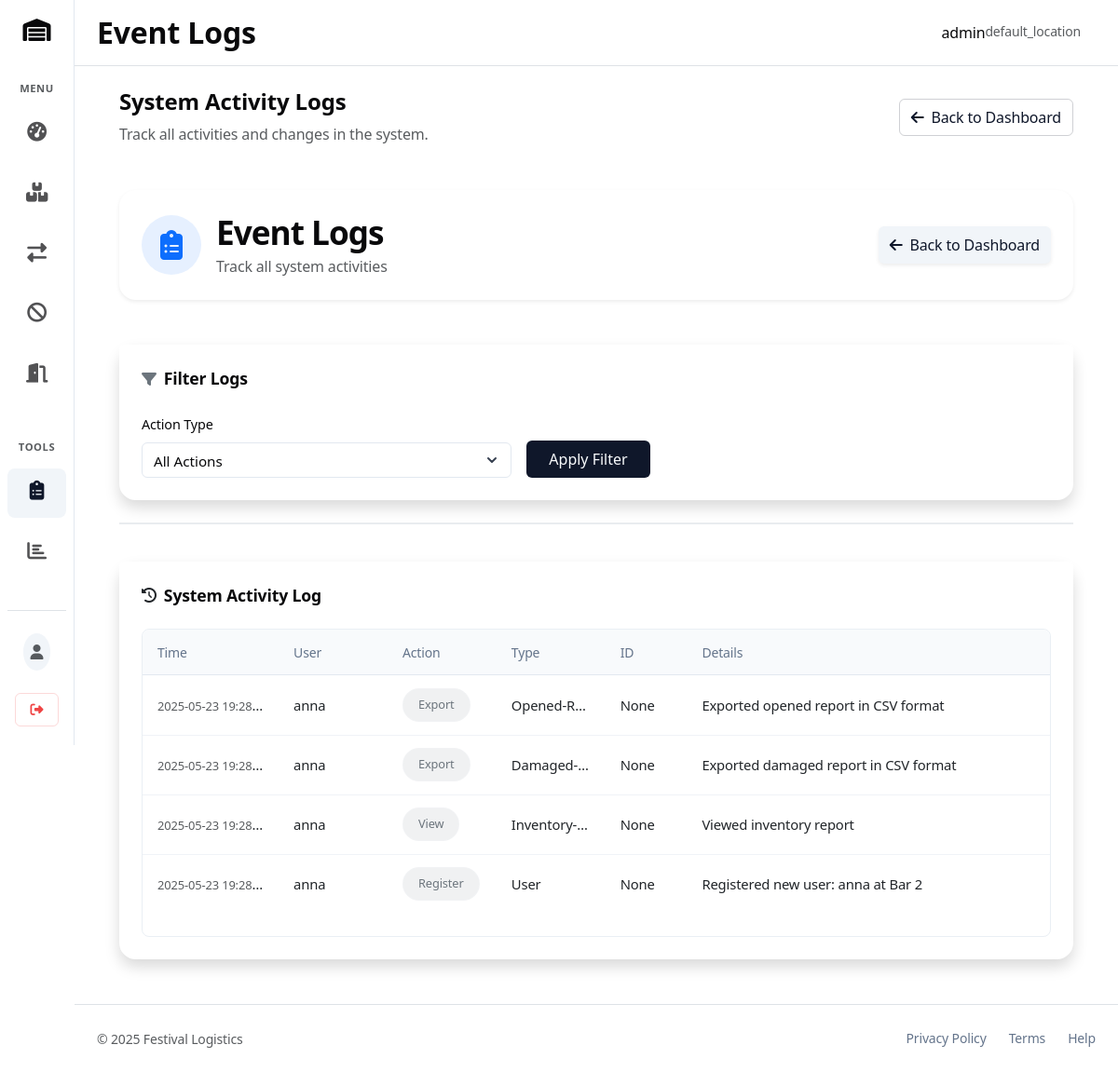
Page /event-logs (signed in) on the committed database.
### tables this page shows
CREATE TABLE users (
                    id INTEGER PRIMARY KEY AUTOINCREMENT,
                    username TEXT UNIQUE NOT NULL,
                    password TEXT NOT NULL,
                    location_name TEXT NOT NULL,
                    created_at DATETIME DEFAULT CURRENT_TIMESTAMP
                );

CREATE TABLE event_logs (
                    id INTEGER PRIMARY KEY AUTOINCREMENT,
                    user_id INTEGER NOT NULL,
                    username TEXT NOT NULL,
                    action_type TEXT NOT NULL,
                    entity_type TEXT NOT NULL,
                    item_id INTEGER,
                    details TEXT,
                    timestamp DATETIME DEFAULT CURRENT_TIMESTAMP,
                    FOREIGN KEY (user_id) REFERENCES users(id)
                );

### routes.py (the view)
    @app.route('/event-logs')
    @login_required
    def event_logs():
        logs = []
        action_filter = request.args.get('action', '')
        action_types = []
        try:
            with get_db() as conn:
                cursor = conn.cursor()
                cursor.execute("SELECT name FROM sqlite_master WHERE type='table' AND name='event_logs'")
                if not cursor.fetchone():
                    flash("Event logs table doesn't exist yet. No logs available.", "warning")
                    return render_template('event_logs.html', logs=[], action_filter='', action_types=[])
                try:
                    cursor.execute("SELECT DISTINCT action_type FROM event_logs ORDER BY action_type")
                    action_types = [row['action_type'] for row in cursor.fetchall()]
                except Exception:
                    pass
                if action_filter:
                    cursor.execute("""
                        SELECT id, username, action_type, entity_type, item_id, details, timestamp
                        FROM event_logs
                        WHERE action_type = ?
                        ORDER BY timestamp DESC
                        LIMIT 200
                    """, (action_filter,))
                else:
                    cursor.execute("""
                        SELECT id, username, action_type, entity_type, item_id, details, timestamp
                        FROM event_logs
                        ORDER BY timestamp DESC
                        LIMIT 200
                    """)
                logs = cursor.fetchall()
                app.logger.info(f"Retrieved {len(logs)} event logs" +
                              (f" with filter '{action_filter}'" if action_filter else ""))
        except Exception as e:
            app.logger.error(f"Error fetching event logs: {str(e)}", exc_info=True)
            flash("Could not load event logs: " + str(e), "error")
        return render_template('event_logs.html', logs=logs, action_filter=action_filter, action_types=action_types)

### templates/event_logs.html (shortened to what this page needs)
{% extends "base.html" %}
{% block page_header_title %}
<h2 class="fw-semibold m-0" style="color: hsl(var(--foreground));">Event Logs</h2>
{% endblock %}
{% block content %}
<div class="container-fluid px-2 px-md-4 mx-auto" style="max-width: 1200px;">
    <div class="d-flex flex-column flex-md-row justify-content-between align-items-start align-items-md-center mb-5">
        <div>
            <h2 class="fw-semibold fs-4 mb-2">System Activity Logs</h2>
            <p class="text-muted m-0">Track all activities and changes in the system.</p>
        </div>
        <div class="mt-3 mt-md-0">
            <a href="{{ url_for('dashboard') }}" class="btn btn-outline-secondary d-inline-flex align-items-center gap-2">
                <i class="fas fa-arrow-left"></i> <span>Back to Dashboard</span>
            </a>
        </div>
    </div>
    <div class="card border-0 shadow-sm mb-5 card-hover">
        <div class="card-body p-4">
            <div class="row">
                <div class="col-md-8">
                    <div class="d-flex align-items-center gap-3">
                        <div class="bg-primary bg-opacity-10 rounded-circle p-3 d-flex align-items-center justify-content-center" style="width:64px;height:64px;">
                            <i class="fas fa-clipboard-list text-primary fs-2"></i>
                        </div>
                        <div>
                            <h1 class="fw-bold mb-1" style="font-size:2.2rem; letter-spacing:-1px;">Event Logs</h1>
                            <div class="text-muted">Track all system activities</div>
                        </div>
                    </div>
                </div>
                <div class="col-md-4 d-flex align-items-center justify-content-md-end mt-3 mt-md-0">
                    <a href="{{ url_for('dashboard') }}" class="btn btn-secondary shadow-sm d-inline-flex align-items-center gap-2">
                        <i class="fas fa-arrow-left"></i> <span>Back to Dashboard</span>
                    </a>
                </div>
            </div>
        </div>
    </div>
    <div class="card border-0 shadow mb-4 card-hover rounded-4">
        <div class="card-header bg-white border-0 pb-0 d-flex align-items-center p-4">
            <i class="fas fa-filter text-secondary me-2"></i>
            <h5 class="card-title mb-0 fw-semibold">Filter Logs</h5>
        </div>
        <div class="card-body">
            <form method="get" action="{{ url_for('event_logs') }}" class="row g-3 align-items-end">
                <div class="col-md-5">
                    <label for="action" class="form-label">Action Type</label>
                    <select class="form-select" id="action" name="action">
                        <option value="" {% if not action_filter %}selected{% endif %}>All Actions</option>
                    </select>
                </div>
                <div class="col-md-7">
                    <div class="d-flex">
                        <button type="submit" class="btn btn-primary px-4">Apply Filter</button>
                    </div>
                </div>
            </form>
        </div>
    </div>
    <div class="my-4 py-2 border-top border-2 border-light-subtle"></div>
    <div class="card border-0 shadow mb-4 card-hover rounded-4">
        <div class="card-header bg-white border-0 pb-0 d-flex align-items-center justify-content-between p-4">
            <div class="d-flex align-items-center">
                <i class="fas fa-history text-dark me-2"></i>
                <h5 class="card-title mb-0 fw-semibold">System Activity Log</h5>
            </div>
        </div>
        <div class="card-body">
            {% if logs %}                <div class="table-responsive">                    <table class="table table-hover align-middle">
                        <thead class="table-light">
                            <tr>
                                <th style="width: 15%">Time</th>
                                <th style="width: 12%">User</th>
                                <th style="width: 12%">Action</th>
                                <th style="width: 12%">Type</th>
                                <th style="width: 9%">ID</th>
                                <th style="width: 40%">Details</th>
                            </tr>
                        </thead>
                        <tbody>
                            {% for log in logs %}                            <tr class="event-row">
                                <td><span class="small text-muted">{{ log.timestamp }}</span></td>
                                <td><span class="fw-medium">{{ log.username }}</span></td>
                                <td>
                                    <span class="badge rounded-pill
                                        {% if log.action_type == 'delete' %}bg-danger bg-opacity-10 text-danger
                                        {% elif log.action_type == 'create' %}bg-success bg-opacity-10 text-success
                                        {% elif log.action_type == 'update' %}bg-primary bg-opacity-10 text-primary
                                        {% elif log.action_type == 'increase' %}bg-info bg-opacity-10 text-info
                                        {% elif log.action_type == 'reduce' %}bg-warning bg-opacity-10 text-warning
                                        {% elif log.action_type == 'transfer' %}bg-secondary bg-opacity-10 text-secondary
                                        {% else %}bg-secondary bg-opacity-10 text-secondary
                                        {% endif %} px-3 py-2">
                                        {{ log.action_type|title }}
                                    </span>
                                </td>
                                <td>{{ log.entity_type|title }}</td>
                                <td>{{ log.item_id }}</td>
                                <td>{{ log.details }}</td>
                            </tr>
                            {% endfor %}
                        </tbody>
                    </table>
                </div>            {% endif %}
        </div>
    </div>
</div>
{% endblock %}

### templates/base.html (shortened to what this page needs)
<!DOCTYPE html>
<html lang="en">
<head>    <meta charset="UTF-8">
    <link href="https://cdn.jsdelivr.net/npm/bootstrap@5.3.0/dist/css/bootstrap.min.css" rel="stylesheet">
    <link href="https://cdnjs.cloudflare.com/ajax/libs/font-awesome/6.5.1/css/all.min.css" rel="stylesheet">
</head>
<body>
    <div class="d-flex" style="min-height: 100vh;">
        <nav class="sidebar d-flex flex-column" style="width: 80px; min-height: 100vh;">
            <div class="mb-4 text-center">
                <a class="navbar-brand fs-4 d-flex justify-content-center" href="{{ url_for('dashboard') if current_user.is_authenticated else url_for('login') }}" style="color: hsl(var(--foreground))">
                    <i class="fas fa-warehouse"></i>
                </a>
            </div>
            {% if current_user.is_authenticated %}
            <div class="mb-4">
                <h6 class="text-uppercase text-muted small fw-semibold mb-3">Menu</h6>
                <ul class="nav flex-column gap-2 mb-3">
                    <li class="nav-item">
                        <a class="nav-link w-100 text-center {% if request.endpoint == 'dashboard' %}active{% endif %}" href="{{ url_for('dashboard') }}" title="Dashboard">
                            <i class="fas fa-gauge-high"></i>
                        </a>
                    </li>
                    <li class="nav-item">
                        <a class="nav-link w-100 text-center {% if request.endpoint == 'inventory' %}active{% endif %}" href="{{ url_for('inventory') }}" title="Inventory">
                            <i class="fas fa-boxes-stacked"></i>
                        </a>
                    </li>
                    <li class="nav-item">
                        <a class="nav-link w-100 text-center {% if request.endpoint == 'transfers' %}active{% endif %}" href="{{ url_for('transfers') }}" title="Transfers">
                            <i class="fas fa-exchange-alt"></i>
                        </a>
                    </li>
                    <li class="nav-item">
                        <a class="nav-link w-100 text-center {% if request.endpoint == 'damaged_items' %}active{% endif %}" href="{{ url_for('damaged_items') }}" title="Ødelagte produkter">
                            <i class="fas fa-ban"></i>
                        </a>
                    </li>
                    <li class="nav-item">
                        <a class="nav-link w-100 text-center {% if request.endpoint == 'opened_items' %}active{% endif %}" href="{{ url_for('opened_items') }}" title="Anbrud">
                            <i class="fas fa-door-open"></i>
                        </a>
                    </li>
                </ul>
            </div>
            <div class="mb-auto">
                <h6 class="text-uppercase text-muted small fw-semibold mb-3">Tools</h6>
                <ul class="nav flex-column gap-2">
                    <li class="nav-item">
                        <a class="nav-link w-100 text-center {% if request.endpoint == 'event_logs' %}active{% endif %}" href="{{ url_for('event_logs') }}" title="Event Logs">
                            <i class="fas fa-clipboard-list"></i>
                        </a>
                    </li>
                    <li class="nav-item">
                        <a class="nav-link w-100 text-center {% if request.endpoint == 'generate_report' %}active{% endif %}" href="{{ url_for('generate_report') }}" title="Reports">
                            <i class="fas fa-chart-bar"></i>
                        </a>
                    </li>
                </ul>
            </div>
            <div class="mt-auto pt-3 border-top border-muted text-center">
                <div class="d-flex flex-column align-items-center py-2 mb-2">
                    <div class="p-2 rounded-circle mb-2" style="background-color: hsl(var(--secondary));">
                        <i class="fas fa-user text-muted"></i>
                    </div>
                </div>
                <a href="{{ url_for('logout') }}" class="btn btn-sm btn-outline-danger d-inline-flex align-items-center justify-content-center" title="Logout">
                    <i class="fas fa-sign-out-alt"></i>
                </a>
            </div>
            {% endif %}
        </nav><div class="flex-grow-1 d-flex flex-column overflow-auto" style="flex-basis: 0; min-width: 0;">
            <header class="border-bottom d-flex justify-content-between align-items-center py-3 px-4 bg-white">
                <div class="d-flex align-items-center">
                    {% block page_header_title %}{% endblock %}
                </div>
                <div class="d-flex gap-2 align-items-center">
                    {% if current_user.is_authenticated %}
                    <div class="d-none d-md-flex me-3 text-end">
                        <div class="fw-medium fs-6">{{ current_user.username }}</div>
                        <div class="text-muted small">{{ current_user.location_name }}</div>
                    </div>
                    {% endif %}
                </div>
            </header>
                          <main class="flex-grow-1" style="background-color: hsl(var(--background)); padding: 1.5rem; display: flex; flex-direction: column; transition: all 0.3s ease;">
                <div class="w-100">
                    {% block content %}{% endblock %}
                </div>
            </main>
            <footer class="footer mt-auto py-4 border-top">
                <div class="container-fluid px-4">
                    <div class="d-flex flex-column flex-md-row justify-content-between align-items-center gap-2">
                        <div class="text-center text-md-start">
                            <span class="text-muted small">© {{ now.year }} Festival Logistics</span>
                        </div>
                        <div class="d-flex gap-4 text-muted small">
                            <a href="#" class="text-decoration-none" style="color: hsl(var(--muted-foreground))">Privacy Policy</a>
                            <a href="#" class="text-decoration-none" style="color: hsl(var(--muted-foreground))">Terms</a>
                            <a href="#" class="text-decoration-none" style="color: hsl(var(--muted-foreground))">Help</a>
                        </div>
                    </div>
                </div>
            </footer>
        </div>
    </div>
</body>
</html>

### rows in the picture
users: username "admin", location_name "default_location"
event_logs: timestamp "2025-05-23 19:28…", username "anna", action_type "Export", entity_type "Opened-R…", item_id "None", details "Exported opened report in CSV format"
event_logs: timestamp "2025-05-23 19:28…", username "anna", action_type "Export", entity_type "Damaged-…", item_id "None", details "Exported damaged report in CSV format"
event_logs: timestamp "2025-05-23 19:28…", username "anna", action_type "View", entity_type "Inventory-…", item_id "None", details "Viewed inventory report"
event_logs: timestamp "2025-05-23 19:28…", username "anna", action_type "Register", entity_type "User", item_id "None", details "Registered new user: anna at Bar 2"
